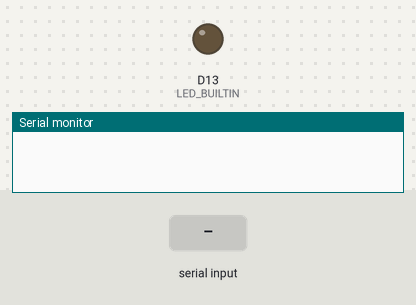
Bench run of a program on a simulated STM32 Nucleo. On the bench: output pins drawn as LEDs (lit = HIGH), the last lines printed to the serial monitor. Inputs (shaded band) come from the test bench. The modem accepts every AT command (registered, SIM ready, sends succeed) and sends nothing else.

Above: at 0.1 s.
At 1.7 s:
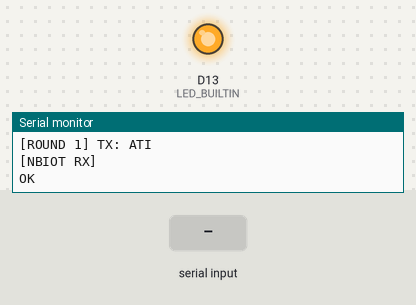
1.8 s: "1" received over the second serial link
Timing chart, 0 to 4.8 s (numbered marks = the images above; inputs shaded):
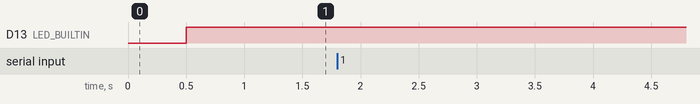

The program:

main.cpp
```cpp
#include <Arduino.h>

// Debug UART to PC (ST-LINK VCP on NUCLEO-L053R8)
#define DBG_PORT Serial
// NB-IoT UART instance on USART1 pins (RX=PA10, TX=PA9)
HardwareSerial nbiotUart(PA10, PA9);
#define NBIOT_PORT nbiotUart

static uint32_t g_round = 0;

static void readNbiotResponse(uint32_t waitMs)
{
  uint32_t start = millis();
  bool gotAny = false;

  while ((millis() - start) < waitMs) {
    while (NBIOT_PORT.available() > 0) {
      int c = NBIOT_PORT.read();
      if (c >= 0) {
        DBG_PORT.write((char)c);
        gotAny = true;
      }
    }
    delay(2);
  }

  if (!gotAny) {
    DBG_PORT.println("[NBIOT] (no response)");
  } else {
    DBG_PORT.println();
  }
}

void setup()
{
  pinMode(LED_BUILTIN, OUTPUT);
  digitalWrite(LED_BUILTIN, LOW);

  DBG_PORT.begin(115200);
  NBIOT_PORT.begin(115200);

  delay(500);
  DBG_PORT.println("02_nbiot_ati start");
  DBG_PORT.println("Send ATI every 10 seconds...");
}

void loop()
{
  g_round++;
  digitalWrite(LED_BUILTIN, !digitalRead(LED_BUILTIN));

  while (NBIOT_PORT.available() > 0) {
    NBIOT_PORT.read();
  }

  DBG_PORT.print("[ROUND ");
  DBG_PORT.print(g_round);
  DBG_PORT.println("] TX: ATI");

  NBIOT_PORT.print("ATI\r\n");

  DBG_PORT.println("[NBIOT RX]");
  readNbiotResponse(2000);

  delay(8000);
}
```
